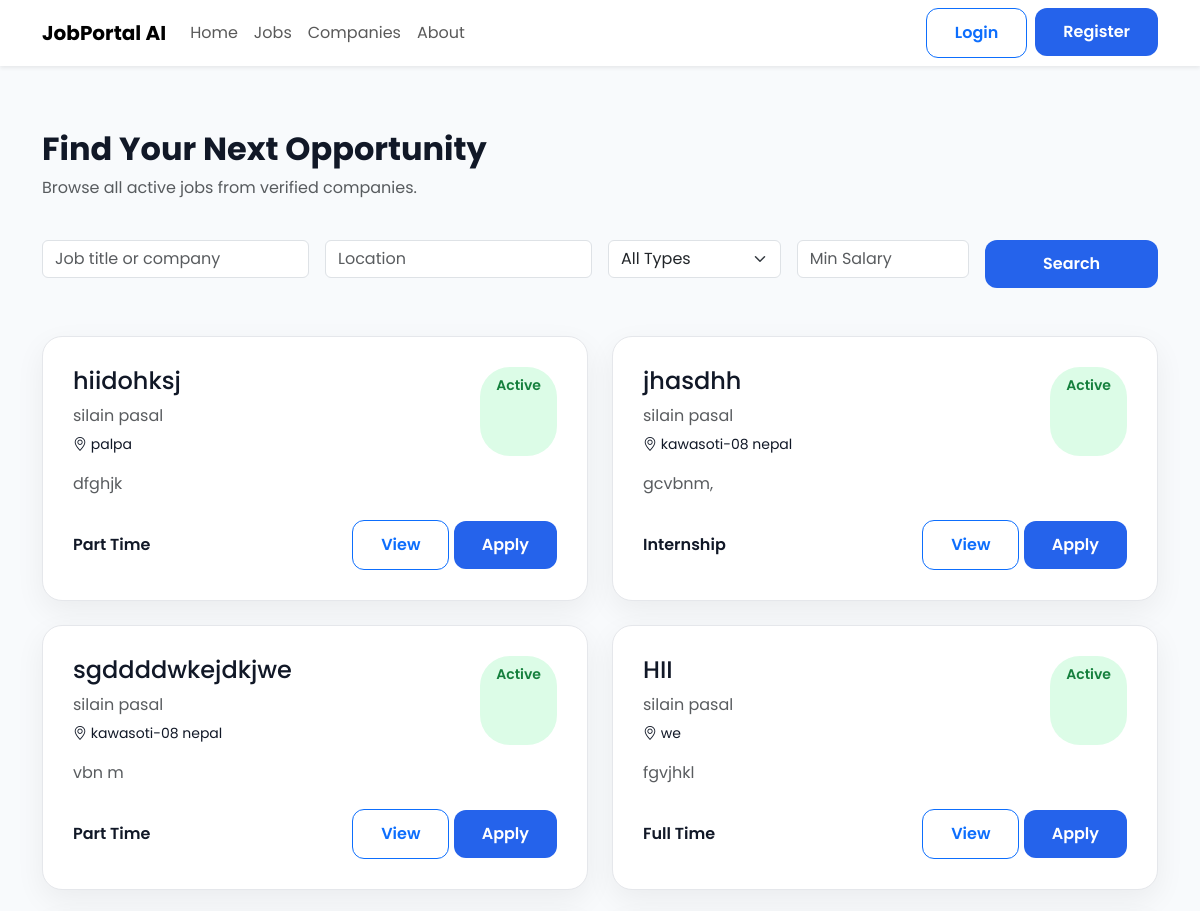
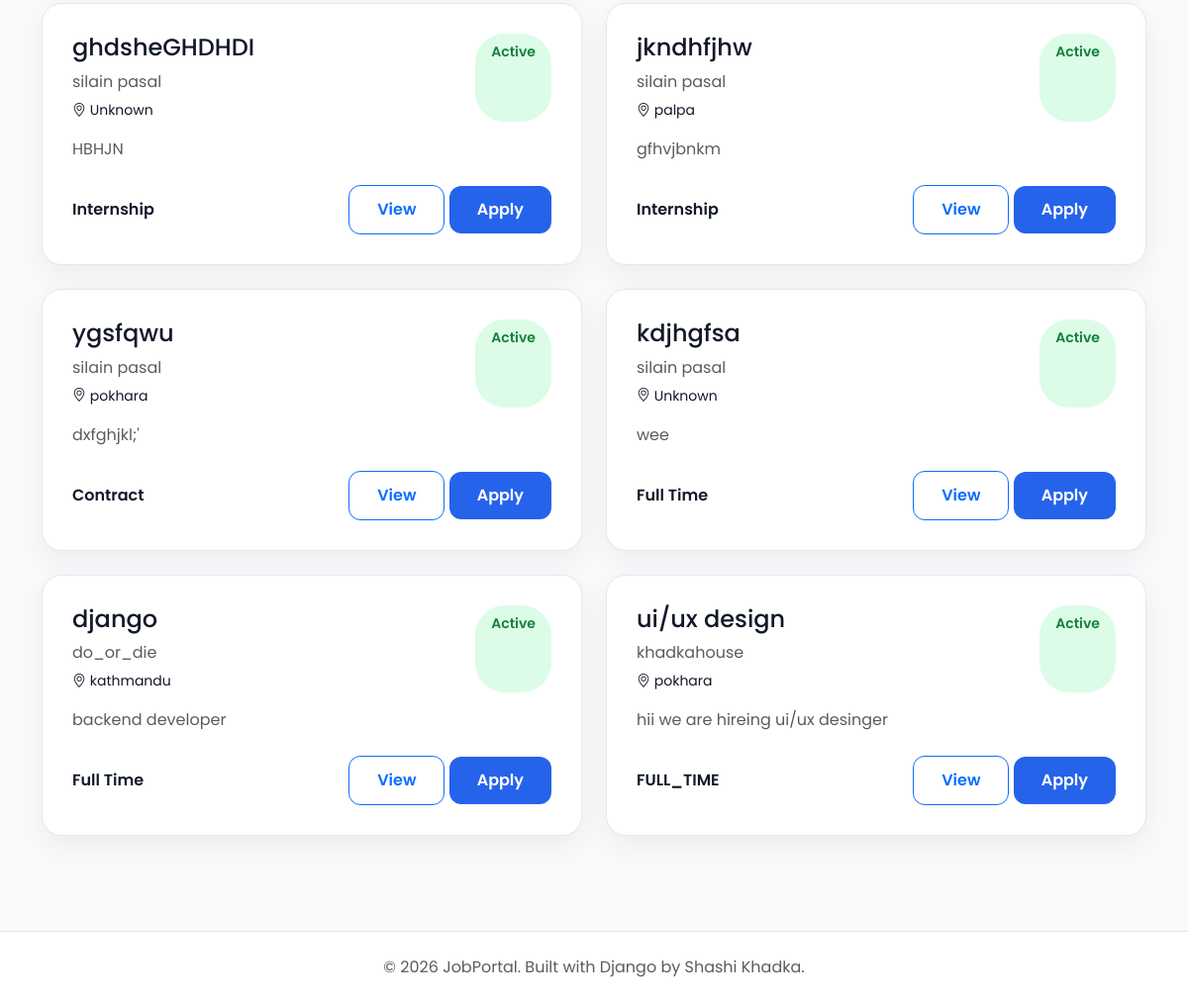
The page /jobs/jobs/ on the database its author committed (2 pictures, top to bottom).
### jobs/models.py (models this page shows, shortened)
class Job(models.Model):
    class EmploymentType(models.TextChoices):
        FULL_TIME = "Full Time"
        PART_TIME = "Part Time"
        INTERNSHIP = "Internship"
        CONTRACT = "Contract"
    class ExperienceLevel(models.TextChoices):
        ENTRY =  "Entry Level"
        MID =  "Mid Level"
        SENIOR = "Senior Level"
    company = models.ForeignKey(Company,on_delete=models.CASCADE,related_name="jobs")
    title = models.CharField(max_length=200)
    slug = models.SlugField(unique=True,blank=True)
    description = models.TextField()
    location = models.CharField(max_length=150)
    employment_type = models.CharField(max_length=20,choices=EmploymentType.choices)
    experience_level = models.CharField( max_length=20, choices=ExperienceLevel.choices )
    salary_min = models.PositiveIntegerField()
    salary_max = models.PositiveIntegerField()
    vacancies = models.PositiveIntegerField(default=1)
    deadline = models.DateField()
    is_active = models.BooleanField(default=True)
    created_at = models.DateTimeField(auto_now_add=True)
    updated_at = models.DateTimeField(auto_now=True)

### companies/models.py (models this page shows, shortened)
class Company(models.Model):
    owner = models.OneToOneField(settings.AUTH_USER_MODEL,on_delete=models.CASCADE,related_name="company")
    company_name = models.CharField(max_length=200)
    slug = models.SlugField(unique=True, blank=True)
    logo = models.ImageField( upload_to="company_logos/", blank=True, null=True)
    description = models.TextField()
    website = models.URLField(blank=True)
    email = models.EmailField()
    phone = models.CharField(max_length=20)
    address = models.TextField()
    location = models.CharField(max_length=255)
    city = models.CharField(max_length=100)
    country = models.CharField(max_length=100)
    established_date = models.DateField()
    employee_count = models.PositiveIntegerField()
    created_at = models.DateTimeField(auto_now_add=True)
    updated_at = models.DateTimeField(auto_now=True)

### jobs/views.py (the view)
# urls.py: path("jobs/", PublicJobListView.as_view(), name="job-list"),
class PublicJobListView(ListView):
    model = Job
    template_name = "jobs/public_job_list.html"
    context_object_name = "jobs"
    paginate_by = 10
    def get_queryset(self):
        queryset = Job.objects.filter(is_active=True, deadline__gte=date.today())
        keyword = self.request.GET.get("keyword")
        location = self.request.GET.get("location")
        employment_type = self.request.GET.get("employment_type")
        min_salary = self.request.GET.get("min_salary")
        if keyword:
            queryset = queryset.filter(title__icontains=keyword)
        if location:
            queryset = queryset.filter(location__icontains=location)
        if employment_type:
            queryset = queryset.filter(employment_type=employment_type)
        if min_salary:
            queryset = queryset.filter(salary_max__gte=min_salary)
        return queryset.order_by("-created_at")
    def get_context_data(self, **kwargs):
        context = super().get_context_data(**kwargs)
        context["employment_types"] = Job.EmploymentType.choices
        return context

### templates/jobs/public_job_list.html (shortened to what this page needs)
{% extends "public_base.html" %}
{% block content %}
<div class="container py-5">
    <div class="row mb-4">
        <div class="col-lg-8">
            <h2 class="fw-bold">
                Find Your Next Opportunity
            </h2>
            <p class="text-muted">
                Browse all active jobs from verified companies.
            </p>
        </div>
    </div>
    <form method="GET" class="row g-3 mb-5">
        <div class="col-md-3">
            <input
                type="text"
                class="form-control"
                name="keyword"
                placeholder="Job title or company"
                value="{{ request.GET.keyword }}">
        </div>
        <div class="col-md-3">
            <input
                type="text"
                class="form-control"
                name="location"
                placeholder="Location"
                value="{{ request.GET.location }}">
        </div>
        <div class="col-md-2">
            <select name="employment_type" class="form-select">
                <option value="">All Types</option>
            </select>
        </div>
        <div class="col-md-2">
            <input
                type="number"
                class="form-control"
                name="min_salary"
                placeholder="Min Salary"
                value="{{ request.GET.min_salary }}">
        </div>
        <div class="col-md-2">
            <button class="btn btn-primary w-100">
                Search
            </button>
        </div>
    </form>
    <div class="row g-4">
        {% for job in jobs %}
        <div class="col-lg-6">
            <div class="job-card">
                <div class="d-flex justify-content-between">
                    <div>
                        <h4>
                            {{ job.title }}
                        </h4>
                        <p class="text-muted mb-1">
                            {{ job.company.company_name }}
                        </p>
                        <small>
                            <i class="bi bi-geo-alt"></i>
                            {{ job.location }}
                        </small>
                    </div>
                 <span class="status-badge">
                   Active
                 </span>
                </div>
                <p class="mt-3 text-muted">
                    {{ job.description|truncatewords:25 }}
                </p>
                <div class="d-flex justify-content-between align-items-center mt-4">
                    <span class="fw-semibold">
                        {{ job.get_employment_type_display }}
                    </span>
                    <div>
                        <a href="{% url 'job-detail' job.pk %}"
                           class="btn btn-outline-primary">
                            View
                        </a>
                        <a href="{% url 'apply-job' job.pk %}"
                           class="btn btn-primary">
                            Apply
                        </a>
                    </div>
                </div>
            </div>
        </div>
        {% empty %}
        <div class="text-center py-5">
            <h4>
                No Jobs Found
            </h4>
        </div>
        {% endfor %}
    </div>
</div>
{% endblock %}

### static/css/style.css (style rules this page uses)
* { margin:0; padding:0; box-sizing:border-box; }
body { font-family:'Poppins',sans-serif; background:var(--light); color:var(--dark); }
a { text-decoration:none; }

### static/css/home.css (style rules this page uses)
:root { --primary:#2563eb; --primary-dark:#1d4ed8; --success:#16a34a; --warning:#f59e0b; --danger:#ef4444; --text:#111827; --text-light:#6b7280; --border:#e5e7eb; --white:#ffffff; --background:#f8fafc; --radius:18px; --shadow:0 10px 30px rgba(0,0,0,.06); --shadow-hover:0 18px 40px rgba(37,99,235,.15); }
body { background:var(--background); font-family:"Poppins",sans-serif; color:var(--text); }
a { text-decoration:none; }
.btn-primary { background:var(--primary); border:none; border-radius:12px; font-weight:600; padding:12px 28px; }
.btn-outline-primary { border-radius:12px; font-weight:600; padding:12px 28px; }
.job-card { background:#ffffff; border:1px solid #e5e7eb; border-radius:20px; padding:30px; transition:.3s; height:100%; box-shadow:var(--shadow); }
.status-badge { display:inline-block; padding:8px 16px; border-radius:30px; background:#dcfce7; color:#15803d; font-size:14px; font-weight:600; }

### rows shown on the page
Job: title "hiidohksj", company.company_name "silain pasal", location "palpa", description "dfghjk", employment_type "Part Time"
Job: title "jhasdhh", company.company_name "silain pasal", location "kawasoti-08 nepal", description "gcvbnm,", employment_type "Internship"
Job: title "sgddddwkejdkjwe", company.company_name "silain pasal", location "kawasoti-08 nepal", description "vbn m", employment_type "Part Time"
Job: title "HII", company.company_name "silain pasal", location "we", description "fgvjhkl", employment_type "Full Time"
Job: title "ghdsheGHDHDI", company.company_name "silain pasal", location "Unknown", description "HBHJN", employment_type "Internship"
Job: title "jkndhfjhw", company.company_name "silain pasal", location "palpa", description "gfhvjbnkm", employment_type "Internship"
Job: title "ygsfqwu", company.company_name "silain pasal", location "pokhara", description "dxfghjkl;'", employment_type "Contract"
Job: title "kdjhgfsa", company.company_name "silain pasal", location "Unknown", description "wee", employment_type "Full Time"
Job: title "django", company.company_name "do_or_die", location "kathmandu", description "backend developer", employment_type "Full Time"
Job: title "ui/ux design", company.company_name "khadkahouse", location "pokhara", description "hii we are hireing ui/ux desinger", employment_type "FULL_TIME"
